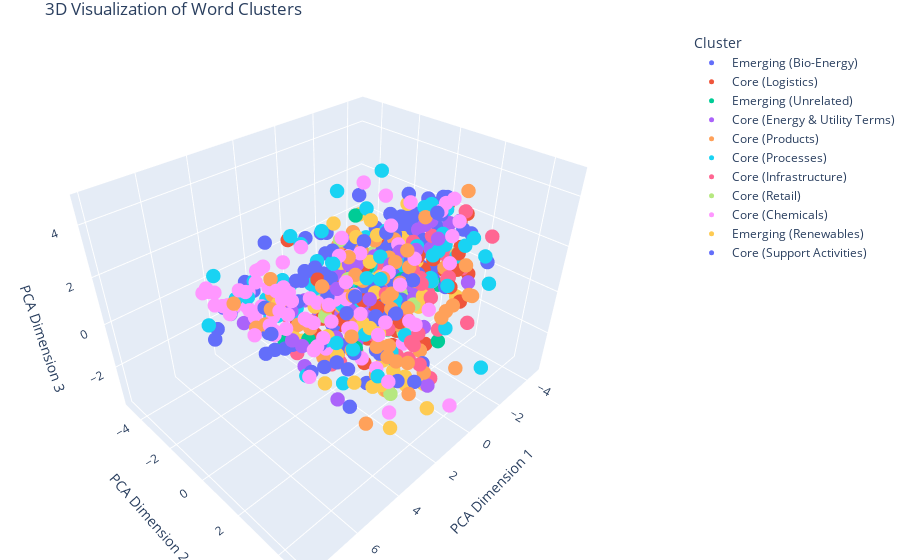

Notebook code cell kept with this figure:
### Code cell
import plotly.graph_objects as go
from sklearn.decomposition import PCA
import plotly.express as px

# Perform PCA for dimensionality reduction to 3 components
pca = PCA(n_components=3)
pca_results = pca.fit_transform(word_embeddings)


unique_labels = list(set(labels))  
colors = px.colors.qualitative.Plotly 

fig = go.Figure()
for i, label in enumerate(unique_labels):
    indices = [index for index, val in enumerate(labels) if val == label]
    fig.add_trace(go.Scatter3d(
        x=pca_results[indices, 0],
        y=pca_results[indices, 1],
        z=pca_results[indices, 2],
        mode='markers',
        marker=dict(
            size=5,
            color=colors[i % len(colors)],  
        ),
        name=label  
    ))

fig.update_layout(
    title="3D Visualization of Word Clusters",
    scene=dict(
        xaxis_title='PCA Dimension 1',
        yaxis_title='PCA Dimension 2',
        zaxis_title='PCA Dimension 3'
    ),
    legend_title="Cluster",
    margin=dict(l=0, r=0, b=0, t=30)
)

fig.show()
